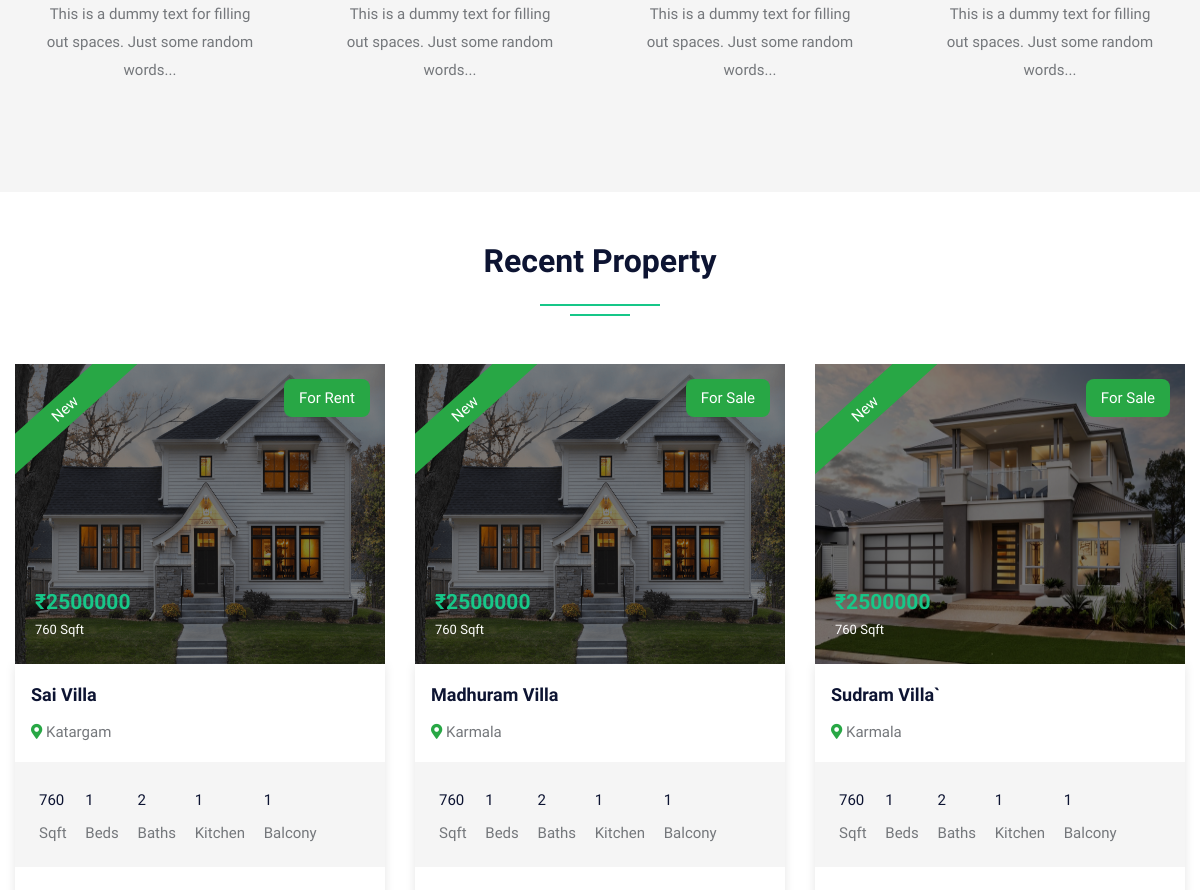
Before: / (middle part) with the older database file.
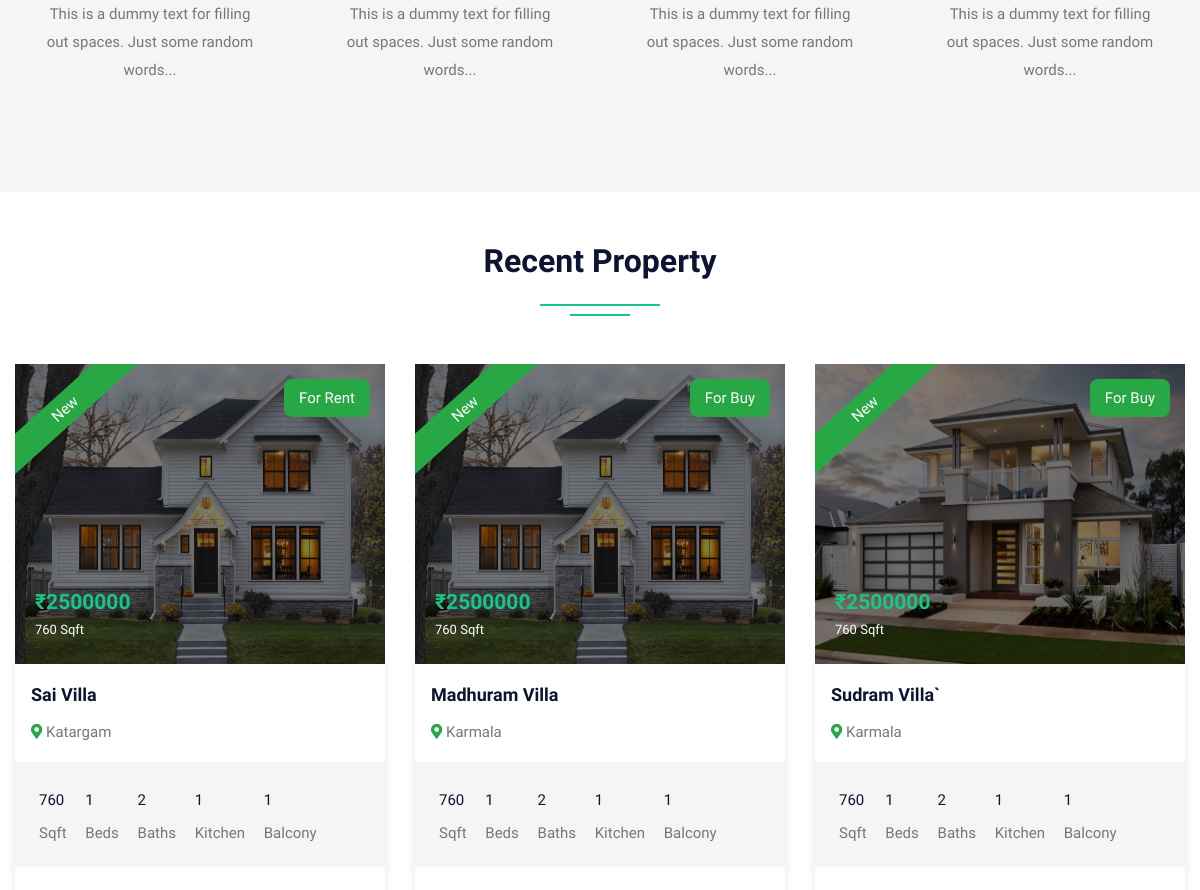
After: the same page with the newer database file.
### tables this page shows
CREATE TABLE IF NOT EXISTS `property` (
  `pid` int(50) NOT NULL AUTO_INCREMENT,
  `title` varchar(50) NOT NULL,
  `pcontent` longtext NOT NULL,
  `type` varchar(100) NOT NULL,
  `bhk` varchar(50) NOT NULL,
  `stype` varchar(100) NOT NULL,
  `bedroom` int(50) NOT NULL,
  `bathroom` int(50) NOT NULL,
  `balcony` int(50) NOT NULL,
  `kitchen` int(50) NOT NULL,
  `hall` int(50) NOT NULL,
  `floor` varchar(50) NOT NULL,
  `size` int(50) NOT NULL,
  `price` int(50) NOT NULL,
  `location` varchar(200) NOT NULL,
  `city` varchar(100) NOT NULL,
  `state` varchar(100) NOT NULL,
  `feature` longtext NOT NULL,
  `pimage` varchar(300) NOT NULL,
  `pimage1` varchar(300) NOT NULL,
  `pimage2` varchar(300) NOT NULL,
  `pimage3` varchar(300) NOT NULL,
  `pimage4` varchar(300) NOT NULL,
  `uid` int(50) NOT NULL,
  `status` varchar(50) NOT NULL,
  `mapimage` varchar(300) NOT NULL,
  `topmapimage` varchar(300) NOT NULL,
  `groundmapimage` varchar(300) NOT NULL,
  `totalfloor` varchar(50) NOT NULL,
  `date` datetime NOT NULL DEFAULT CURRENT_TIMESTAMP,
  `isFeatured` int(11) DEFAULT NULL,
  PRIMARY KEY (`pid`),
  UNIQUE KEY `title` (`title`)
);

### index.php (the view, shortened to what the changed rows need)
<!DOCTYPE html>
<html lang="en">
<head>
    <link rel="stylesheet" type="text/css" href="css/bootstrap.min.css">
    <link rel="stylesheet" type="text/css" href="css/bootstrap-slider.css">
    <link rel="stylesheet" type="text/css" href="css/jquery-ui.css">
    <link rel="stylesheet" type="text/css" href="css/layerslider.css">
    <link rel="stylesheet" type="text/css" href="css/color.css" id="color-change">
    <link rel="stylesheet" type="text/css" href="css/owl.carousel.min.css">
    <link rel="stylesheet" type="text/css" href="css/font-awesome.min.css">
    <link rel="stylesheet" type="text/css" href="fonts/flaticon/flaticon.css">
    <link rel="stylesheet" type="text/css" href="css/style.css">
</head>
<body>
    <div id="page-wrapper">
        <div class="row">
            <?php include("include/header.php"); ?>
            <div class="full-row">
                <div class="container">
                    <div class="row">
                        <div class="col-md-12">
                            <h2 class="text-secondary double-down-line text-center mb-4">Recent Property</h2>
                        </div>
                        <div class="col-md-12">
                            <div class="tab-content mt-4" id="pills-tabContent">
                                <div class="tab-pane fade show active" id="pills-home" role="tabpanel" aria-labelledby="pills-home">
                                    <div class="row">
                                        <?php
                                        $query = mysqli_query($con, "SELECT property.*, user.uname,user.utype,user.uimage FROM `property`,`user` WHERE property.uid=user.uid ORDER BY date DESC LIMIT 9");
                                        while ($row = mysqli_fetch_array($query)) {
                                        if($row['status'] == "available"){
                                        ?>
                                            <div class="col-md-6 col-lg-4">
                                                <div class="featured-thumb hover-zoomer mb-4">
                                                    <div class="overlay-black overflow-hidden position-relative"> <img src="admin/property/<?php echo $row['18']; ?>" alt="pimage" style="height: 300px;">
                                                        <div class="featured bg-success text-white">New</div>
                                                        <div class="sale bg-success text-white text-capitalize">For <?php echo $row['5']; ?></div>
                                                        <div class="price text-primary"><b>₹<?php echo $row['13']; ?> </b><span class="text-white"><?php echo $row['12']; ?> Sqft</span></div>
                                                    </div>
                                                    <div class="featured-thumb-data shadow-one">
                                                        <div class="p-3">
                                                            <h5 class="text-secondary hover-text-success mb-2 text-capitalize"><a href="propertydetail.php?pid=<?php echo $row['0']; ?>"><?php echo $row['1']; ?></a></h5>
                                                            <span class="location text-capitalize"><i class="fas fa-map-marker-alt text-success"></i> <?php echo $row['14']; ?></span>
                                                        </div>
                                                        <div class="bg-gray quantity px-4 pt-4">
                                                            <ul>
                                                                <li><span><?php echo $row['12']; ?></span> Sqft</li>
                                                                <li><span><?php echo $row['6']; ?></span> Beds</li>
                                                                <li><span><?php echo $row['7']; ?></span> Baths</li>
                                                                <li><span><?php echo $row['9']; ?></span> Kitchen</li>
                                                                <li><span><?php echo $row['8']; ?></span> Balcony</li>
                                                            </ul>
                                                        </div>
                                                        <div class="p-4 d-inline-block w-100">
                                                        </div>
                                                    </div>
                                                </div>
                                            </div>
                                        <?php }
                                    else{
                                    }} ?>
                                    </div>
                                </div>
                            </div>
                        </div>
                    </div>
                </div>
            </div>
        </div>
    </div>
</body>
</html>

Changed rows visible on the page:
changed property "Madhuram Villa": stype "Sale" → "Buy"
changed property "Sudram Villa`": stype "Sale" → "Buy"
